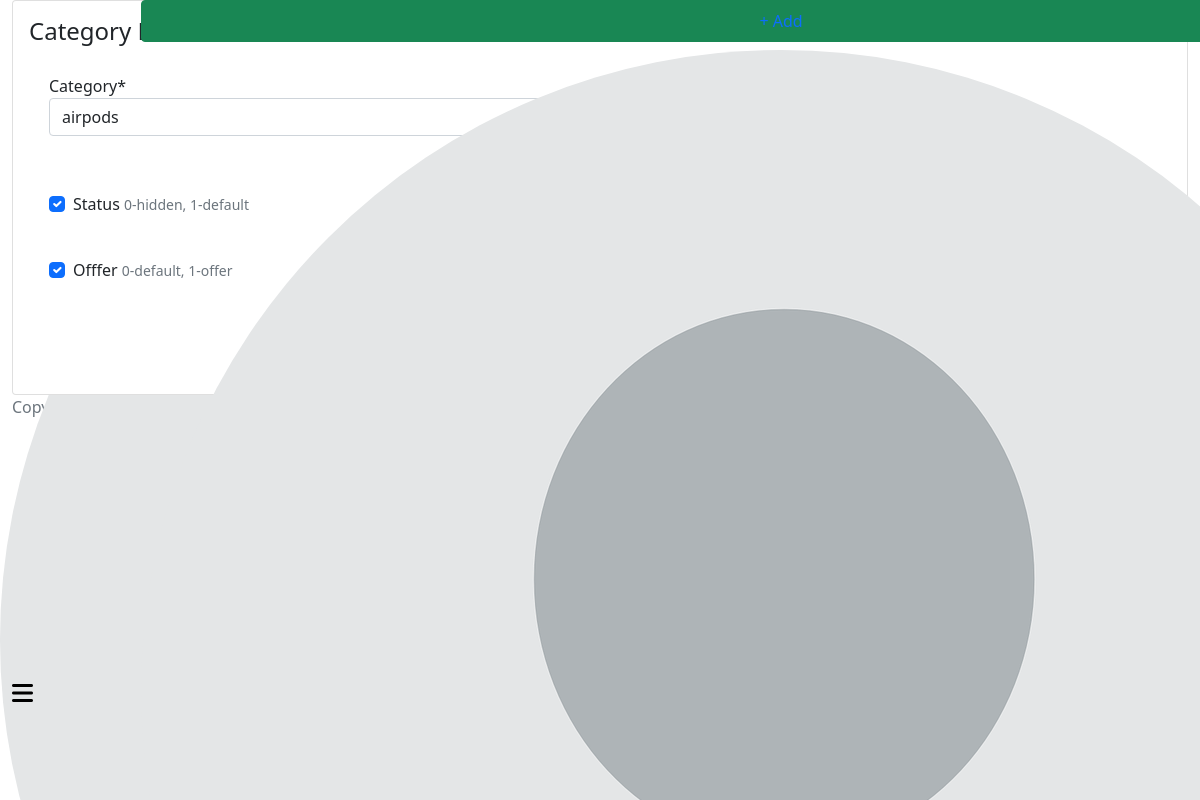
/super-admin/category-edit/2 (signed in), run on the app's committed database.
### account/models.py (models this page shows, shortened)
class CustomUser(AbstractBaseUser, PermissionsMixin):
    first_name = models.CharField(max_length=55,null=True, blank=True)
    last_name = models.CharField(max_length=55,null=True, blank=True)
    username  =models.CharField(max_length=55, unique=True)
    email = models.EmailField(max_length=55, unique=True)
    mobile = models.CharField(max_length=10, unique=True)
    date_joined = models.DateTimeField(auto_now_add=True)
    last_login = models.DateTimeField(auto_now=True)
    is_staff = models.BooleanField(default=False)
    is_admin = models.BooleanField(default=False)
    is_active = models.BooleanField(default=True)
    is_superadmin = models.BooleanField(default=False)
    is_admin_request = models.BooleanField(default=False)
    GENDER_CHOICES = (
        ('male' , 'Male'),
        ('female' , 'Female'),
        ('other' , 'Other')
    )
    profile_pic = models.ImageField(upload_to = 'user_pro_pic', default='default/pro_pic.png')
    gender = models.CharField(max_length=6, choices=GENDER_CHOICES, default='Male')
    dob = models.DateField(null=True, blank=True)
    updated_at = models.DateTimeField(auto_now=True)
    USERNAME_FIELD = 'mobile'
    REQUIRED_FIELDS = ['username', 'email' ]
    objects = CustomBaseUserManager()
    def __str__(self):
        return self.email

### category/models.py (models this page shows, shortened)
class Category(models.Model):
    CATEGORY_CHOICE = (
    ('mac', 'mac'),
    ('ipad', 'ipad'),
    ('iphone', 'iphone'),
    ('watch', 'watch'),
    ('airpods', 'airpods'),
    ('homepod', 'homepod')
)
    category = models.CharField(choices=CATEGORY_CHOICE,max_length=100)
    image = models.ImageField(upload_to = 'category_images')
    created_at = models.DateTimeField(auto_now_add=True)
    status = models.BooleanField(default=True, help_text='0-hidden, 1-default')
    trending = models.BooleanField(default=False,help_text='0-default, 1-trending')
    offfer = models.BooleanField(default=False,help_text='0-default, 1-offer')
    order_by = models.PositiveIntegerField(blank=True, null=True)
    created_at = models.DateTimeField(auto_now_add=True)
    modified_at = models.DateTimeField(auto_now=True)

### super_admin/views.py (the view, shortened to what this page needs)
# urls.py: path('category-edit/<str:pk>', views.CategoryEditView.as_view(), name= 'category_edit'),
@method_decorator(admin_login_required, name='dispatch')
class CategoryEditView(View):
    def get(self, request, pk):
        category = Category.objects.get(id=pk)
        form = CategoryDetailsForm(instance=category)
        context = {'form' : form}
        return render(request, 'super_admin/category_add.html', context)

### super_admin/form.py
class CategoryDetailsForm(forms.ModelForm):
    class Meta:
        model = Category
        fields = '__all__'

### templates/super_admin/category_add.html (shortened to what this page needs)
{% extends 'super_admin/base.html' %}
{% load static %}
{% load crispy_forms_tags %}
{% load crispy_forms_filters %}
{% block content %}
<div class="row">
    <div class="col-12">
        <div class="card">
            <div class="card-body">
                <h4 class="card-title">Category Details Form</h4>
                <div class="row">
                    <form action="" method="post" enctype="multipart/form-data">
                        <div class="row">
                            {{form | crispy}}
                        </div>
                        <div class="row">
                        </div>
                    </form>
                </div>
            </div>
        </div>
    </div>
</div>
{% endblock %}

### templates/super_admin/includes/navbar.html (shortened to what this page needs)
{% load static %}
<nav class="navbar p-0 fixed-top d-flex flex-row">
  <div class="navbar-menu-wrapper flex-grow d-flex align-items-stretch">
    <button id="nav-toggler-btn" class="navbar-toggler navbar-toggler align-self-center border-0"
      data-bs-toggle="minimize">
      <span class="fa-solid fa-bars fs-4"></span>
    </button>
    <ul class="navbar-nav w-100">
    </ul>
    <ul class="navbar-nav navbar-nav-right">
      <li class="nav-item dropdown d-none d-lg-block">
        <a class="nav-link btn btn-success create-new-button" id="createbuttonDropdown" data-bs-toggle="dropdown"
          aria-expanded="false" href="">+ Add</a>
      </li>
      <li class="nav-item dropdown">
        <a class="nav-link" id="profileDropdown" href="#" data-bs-toggle="dropdown">
          <div class="navbar-profile">
            <img class="img-xs rounded-circle" src="{{request.user.profile_pic.url}}" alt="">
          </div>
        </a>
      </li>
    </ul>
  </div>
</nav>

### static/css/style.css (style rules this page uses)
.row { --bs-gutter-x: 0; }
a { text-decoration: none; }
li { list-style: none; }

### templates/super_admin/category_add.html (style rules this page uses)
.form-group { width: 50%; padding: 20px; float: left; }

### data on the page
CustomUser: user.profile_pic (picture)
Category: category "airpods", status "☑", offfer "☑"
